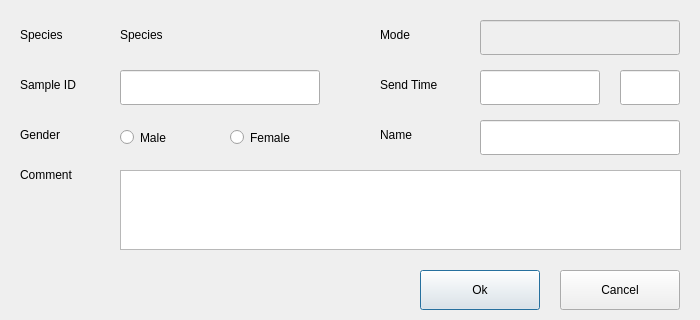
<?xml version="1.0" encoding="UTF-8"?>
<ui version="4.0">
 <class>NextPetEditDialog</class>
 <widget class="QDialog" name="NextPetEditDialog">
  <property name="geometry">
   <rect>
    <x>0</x>
    <y>0</y>
    <width>700</width>
    <height>320</height>
   </rect>
  </property>
  <property name="windowTitle">
   <string>NextPetEditDialog</string>
  </property>
  <widget class="QLabel" name="lbMode">
   <property name="geometry">
    <rect>
     <x>380</x>
     <y>20</y>
     <width>80</width>
     <height>30</height>
    </rect>
   </property>
   <property name="text">
    <string>Mode</string>
   </property>
  </widget>
  <widget class="QLineEdit" name="leMode">
   <property name="enabled">
    <bool>false</bool>
   </property>
   <property name="geometry">
    <rect>
     <x>480</x>
     <y>20</y>
     <width>200</width>
     <height>35</height>
    </rect>
   </property>
   <property name="readOnly">
    <bool>false</bool>
   </property>
  </widget>
  <widget class="QLabel" name="lbSampleId">
   <property name="geometry">
    <rect>
     <x>20</x>
     <y>70</y>
     <width>80</width>
     <height>30</height>
    </rect>
   </property>
   <property name="text">
    <string>Sample ID</string>
   </property>
  </widget>
  <widget class="QLabel" name="lbSpecies">
   <property name="geometry">
    <rect>
     <x>20</x>
     <y>20</y>
     <width>80</width>
     <height>30</height>
    </rect>
   </property>
   <property name="text">
    <string>Species</string>
   </property>
  </widget>
  <widget class="QLabel" name="lbSendTime">
   <property name="geometry">
    <rect>
     <x>380</x>
     <y>70</y>
     <width>80</width>
     <height>30</height>
    </rect>
   </property>
   <property name="text">
    <string>Send Time</string>
   </property>
  </widget>
  <widget class="QLabel" name="lbComment">
   <property name="geometry">
    <rect>
     <x>20</x>
     <y>160</y>
     <width>80</width>
     <height>30</height>
    </rect>
   </property>
   <property name="text">
    <string>Comment</string>
   </property>
  </widget>
  <widget class="QTextEdit" name="teComment">
   <property name="geometry">
    <rect>
     <x>120</x>
     <y>170</y>
     <width>561</width>
     <height>80</height>
    </rect>
   </property>
  </widget>
  <widget class="QPushButton" name="pbOk">
   <property name="geometry">
    <rect>
     <x>420</x>
     <y>270</y>
     <width>120</width>
     <height>40</height>
    </rect>
   </property>
   <property name="text">
    <string>Ok</string>
   </property>
  </widget>
  <widget class="QPushButton" name="pbCancel">
   <property name="geometry">
    <rect>
     <x>560</x>
     <y>270</y>
     <width>120</width>
     <height>40</height>
    </rect>
   </property>
   <property name="text">
    <string>Cancel</string>
   </property>
  </widget>
  <widget class="SampleIdLineEdit" name="leSampleId">
   <property name="geometry">
    <rect>
     <x>120</x>
     <y>70</y>
     <width>200</width>
     <height>35</height>
    </rect>
   </property>
  </widget>
  <widget class="DateLineEdit" name="leSendDate">
   <property name="geometry">
    <rect>
     <x>480</x>
     <y>70</y>
     <width>120</width>
     <height>35</height>
    </rect>
   </property>
  </widget>
  <widget class="TimeLineEdit" name="leSendTime">
   <property name="geometry">
    <rect>
     <x>620</x>
     <y>70</y>
     <width>60</width>
     <height>35</height>
    </rect>
   </property>
  </widget>
  <widget class="QRadioButton" name="rbFemale">
   <property name="geometry">
    <rect>
     <x>230</x>
     <y>120</y>
     <width>90</width>
     <height>35</height>
    </rect>
   </property>
   <property name="text">
    <string>Female</string>
   </property>
  </widget>
  <widget class="QLineEdit" name="leName">
   <property name="enabled">
    <bool>true</bool>
   </property>
   <property name="geometry">
    <rect>
     <x>480</x>
     <y>120</y>
     <width>200</width>
     <height>35</height>
    </rect>
   </property>
  </widget>
  <widget class="QRadioButton" name="rbMale">
   <property name="geometry">
    <rect>
     <x>120</x>
     <y>120</y>
     <width>90</width>
     <height>35</height>
    </rect>
   </property>
   <property name="text">
    <string>Male</string>
   </property>
  </widget>
  <widget class="QLabel" name="lbGender">
   <property name="geometry">
    <rect>
     <x>20</x>
     <y>120</y>
     <width>80</width>
     <height>30</height>
    </rect>
   </property>
   <property name="text">
    <string>Gender</string>
   </property>
  </widget>
  <widget class="QLabel" name="lbName">
   <property name="geometry">
    <rect>
     <x>380</x>
     <y>120</y>
     <width>80</width>
     <height>30</height>
    </rect>
   </property>
   <property name="text">
    <string>Name</string>
   </property>
  </widget>
  <widget class="QLabel" name="leSpecies">
   <property name="geometry">
    <rect>
     <x>120</x>
     <y>15</y>
     <width>200</width>
     <height>40</height>
    </rect>
   </property>
   <property name="text">
    <string>Species</string>
   </property>
  </widget>
 </widget>
 <layoutdefault spacing="6" margin="11"/>
 <customwidgets>
  <customwidget>
   <class>LineEdit</class>
   <extends>QLineEdit</extends>
   <header>lineedit.h</header>
  </customwidget>
  <customwidget>
   <class>DateLineEdit</class>
   <extends>LineEdit</extends>
   <header>datelineedit.h</header>
  </customwidget>
  <customwidget>
   <class>TimeLineEdit</class>
   <extends>LineEdit</extends>
   <header>timelineedit.h</header>
  </customwidget>
  <customwidget>
   <class>SampleIdLineEdit</class>
   <extends>LineEdit</extends>
   <header>sampleidlineedit.h</header>
  </customwidget>
 </customwidgets>
 <resources/>
 <connections/>
</ui>
